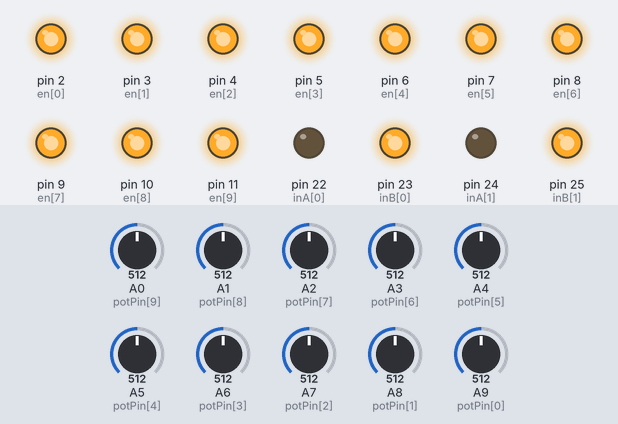
A sketch run on a simulated Arduino Mega 2560, built with avr-gcc and run on an emulated ATmega2560. On the bench: output pins drawn as LEDs (lit = HIGH). The inputs (shaded band) are chosen by the test bench; at power-on: A0 (potPin[9]) = 512, A1 (potPin[8]) = 512, A2 (potPin[7]) = 512, A3 (potPin[6]) = 512, A4 (potPin[5]) = 512, A5 (potPin[4]) = 512, A6 (potPin[3]) = 512, A7 (potPin[2]) = 512, A8 (potPin[1]) = 512, A9 (potPin[0]) = 512. The ROS host is connected and sends only what is stated.

Above: at 1.2 s.
1.3 s: A0 (potPin[9]) set to 262
2.8 s: A0 (potPin[9]) set to 245
At 3.6 s:
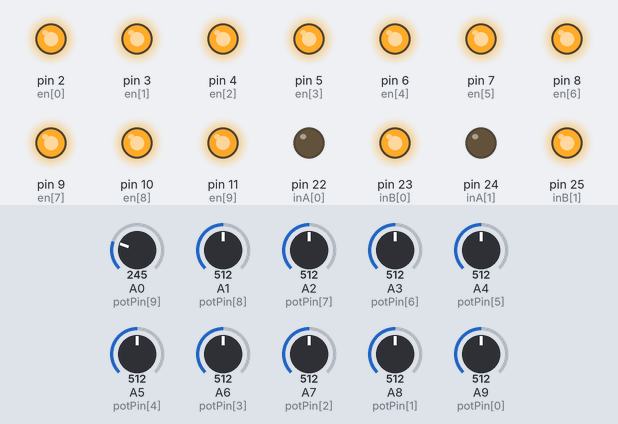
4.3 s: A1 (potPin[8]) set to 273
5.8 s: A1 (potPin[8]) set to 242
At 7.0 s:
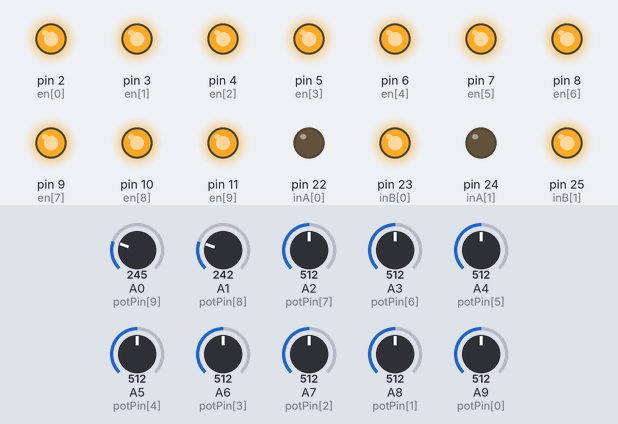
7.3 s: A2 (potPin[7]) set to 30
At 8.2 s:
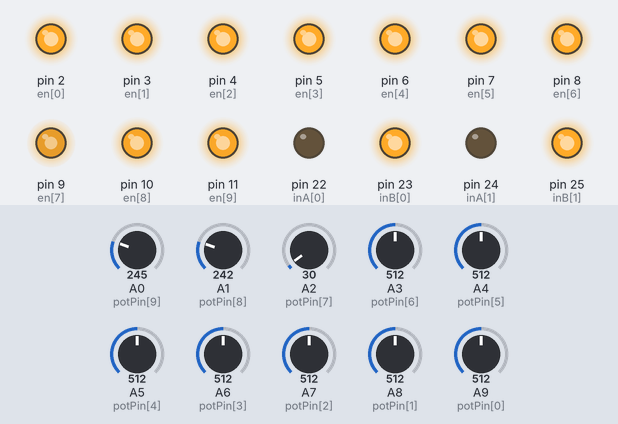
8.8 s: A3 (potPin[6]) set to 30
At 9.4 s:
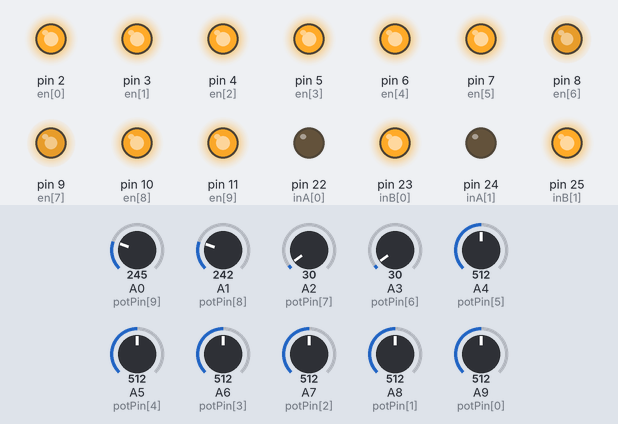
Timing chart, 0 to 11.3 s (numbered marks = the images above; inputs shaded):
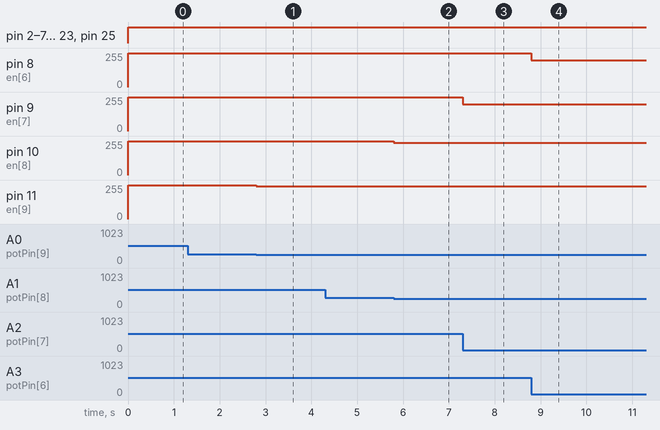

Measured:
- after the input at 1.3 s, every drawn part: stays the same
- after the input at 2.8 s, pin 11 (en[9]): 255/255 → 245/255 at once
- after the input at 4.3 s, every drawn part: stays the same
- after the input at 5.8 s, pin 10 (en[8]): 255/255 → 242/255 at once
- after the input at 7.3 s, pin 9 (en[7]): 255/255 → 200/255 at once
- after the input at 8.8 s, pin 8 (en[6]): 255/255 → 200/255 at once

The sketch:

ros_target.ino
```cpp
#include <ros.h>
#include <std_msgs/UInt16MultiArray.h>
#include <math.h>

// use an arduino mega, pwm 2-13
// for pin n (n from 0 to 9)
// potPin          An               connect to potentiometer Vref
// en              n+2              connect to EN on h-bridge. has to be pwm pin. first pin in molex
// inA             2n+14            connect to h-bridge in1. middle pin in molex
// inB             2n+15            connect to h-bridge in2. third pin in molex

#define pins 10     // max of 12 pins can be set
int i;

const int potPin[pins] = {A9, A8, A7, A6, A5, A4, A3, A2, A1, A0};
const int en[pins]     = { 2,  3,  4,  5,  6,  7,  8,  9, 10, 11};
const int inA[pins]    = {22, 24, 26, 28, 30, 32, 34, 36, 38, 40};
const int inB[pins]    = {23, 25, 27, 29, 31, 33, 35, 37, 39, 41};
int target[pins];
int val[pins];
unsigned int currTime, updateTime = 0;

ros::NodeHandle nh;

void messageCb(const std_msgs::UInt16MultiArray& height) {

  updateTime = currTime;
  for (i=0;i<pins;i++) target[i] = height.data[i];

}

ros::Subscriber<std_msgs::UInt16MultiArray> sub("/height/6", &messageCb); //change accordingly to row no of arduino

void setup() {

  for (i=0;i<pins;i++) {
    pinMode(potPin[i], INPUT);
    pinMode(en[i], OUTPUT);
    pinMode(inA[i], OUTPUT);
    pinMode(inB[i], OUTPUT);
  }

  nh.initNode();
  nh.subscribe(sub);
}

void loop() {
  currTime = millis();

  for (i=0;i<pins;i++) val[i] = analogRead(potPin[i]);

  nh.spinOnce();

  if (currTime - updateTime > 1000) {
    for (i=0;i<pins;i++) target[i] = 0;
  }

  for (i=0;i<pins;i++) goTarget(i);

}

void goTarget(int pin) {
  if (abs(val[pin] - target[pin]) > 20) {

    if(val[pin] > target[pin]) {
      digitalWrite(inA[pin], LOW);
      digitalWrite(inB[pin], HIGH);
    }
    else {
      digitalWrite(inA[pin], HIGH);
      digitalWrite(inB[pin], LOW);
    }
    analogWrite(en[pin], max(min(abs(val[pin] - target[pin]), 255), 200));
  }

  else{
    digitalWrite(inA[pin], LOW);
    digitalWrite(inB[pin], LOW);
    analogWrite(en[pin], 0);
  }
}
```
